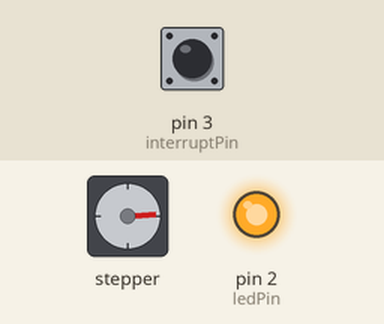
This sketch was run on a simulated Arduino Uno, built with avr-gcc and run on an emulated ATmega328P. Shown: stepper motor, output pins drawn as LEDs (lit = HIGH). Wiring (inferred from the names in the program): stepper motor driver (200 steps per turn assumed): step pin 11; direction pin 12. Inputs (shaded band) come from the test bench; at power-on: pin 3 (interruptPin) HIGH. Pins used as bus, display or sensor lines are not drawn.

Above: at 0.8 s.
0.9 s: pin 3 (interruptPin) pulled LOW for 0.15 s
At 1.7 s:
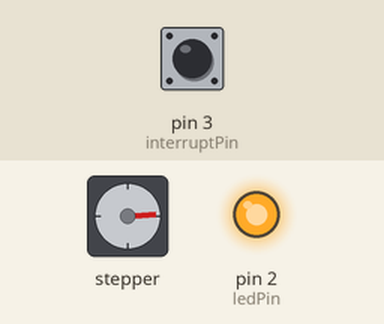
4.0 s: pin 3 (interruptPin) pulled LOW for 1 s
At 5.3 s:
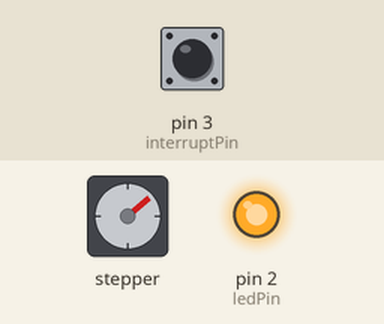
8.0 s: pin 3 (interruptPin) pulled LOW for 0.15 s
At 9.5 s:
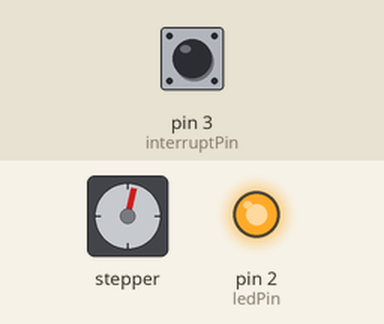
11.1 s: pin 3 (interruptPin) pulled LOW for 3.2 s
At 12.1 s:
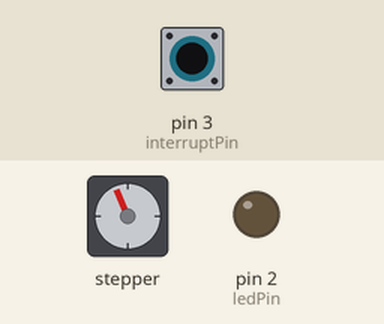
16.4 s: pin 3 (interruptPin) pulled LOW for 0.15 s
At 17.1 s:
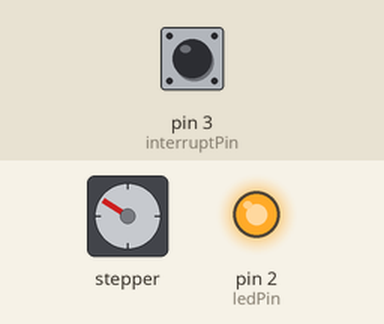
19.5 s: pin 3 (interruptPin) pulled LOW for 1 s
At 21.9 s:
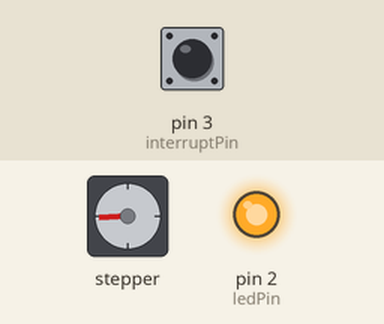
Timing chart, 0 to 31.5 s (numbered marks = the images above; inputs shaded):
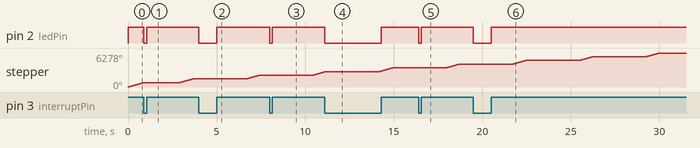

Measured:
- after the input at 0.9 s, pin 2 (ledPin): HIGH → LOW at once, → HIGH 0.15 s later
- after the input at 4.0 s, pin 2 (ledPin): HIGH → LOW at once, → HIGH 1.0 s later
- after the input at 8.0 s, pin 2 (ledPin): HIGH → LOW at once, → HIGH 0.15 s later
- after the input at 11.1 s, pin 2 (ledPin): HIGH → LOW at once, → HIGH 3.2 s later
- after the input at 16.4 s, pin 2 (ledPin): HIGH → LOW at once, → HIGH 0.15 s later
- after the input at 19.5 s, pin 2 (ledPin): HIGH → LOW at once, → HIGH 1.0 s later

The sketch:

stepper_stepsInterrupt.ino
```cpp
// defines pins numbers
const int stepPin = 11; // STEP PIN
const int dirPin = 12; // DIRECTION PIN

const byte ledPin = 2; // LED PIN

const byte interruptPin = 3; // HALL EFFECT SENSOR PIN

volatile byte state = HIGH;

int val = 0;

void homefunction() {

  // Move motor until home position reached
  while (digitalRead(interruptPin) == 1) {


    digitalWrite(stepPin, HIGH);
    delayMicroseconds(1000);
    digitalWrite(stepPin, LOW);
    delayMicroseconds(1000);
  }
}


void setup() {
  pinMode(ledPin, OUTPUT);

  pinMode(interruptPin, INPUT_PULLUP);

  attachInterrupt(digitalPinToInterrupt(interruptPin), halt, CHANGE);
  // Sets the two pins as Outputs
  pinMode(stepPin, OUTPUT);
  pinMode(dirPin, OUTPUT);
  digitalWrite(dirPin, HIGH); // Enables the motor to move in a particular direction, LOW OR HIGH
  digitalWrite(ledPin, state); //Led has the declared state value

  homefunction();
  delay(2000) ;
}

void loop() {

  stepper(380) ; //1520 steps for a full rotation, 380 steps for 90 degrees
  delay(3000) ;

}

void stepper (int x) {
  for (int counter = 0; counter < x; counter ++) {
    digitalWrite(stepPin, HIGH);
    delayMicroseconds(1000); // USED TO CHANGE SPEED (1000 FOR THE DELVIBISS STEPPER MOTOR)
    digitalWrite(stepPin, LOW);
    delayMicroseconds(1000);
  }
}
void halt() {

  state = !state ;  // Toggle the state of the led when the interrupt occurs
  digitalWrite(ledPin, state) ;
  /*while (digitalRead(interruptPin) == 0) { // switch off motor when magnet is detected
    digitalWrite(stepPin, HIGH) ;
    }*/
  // delay(2000);
  // val++;
}
```
